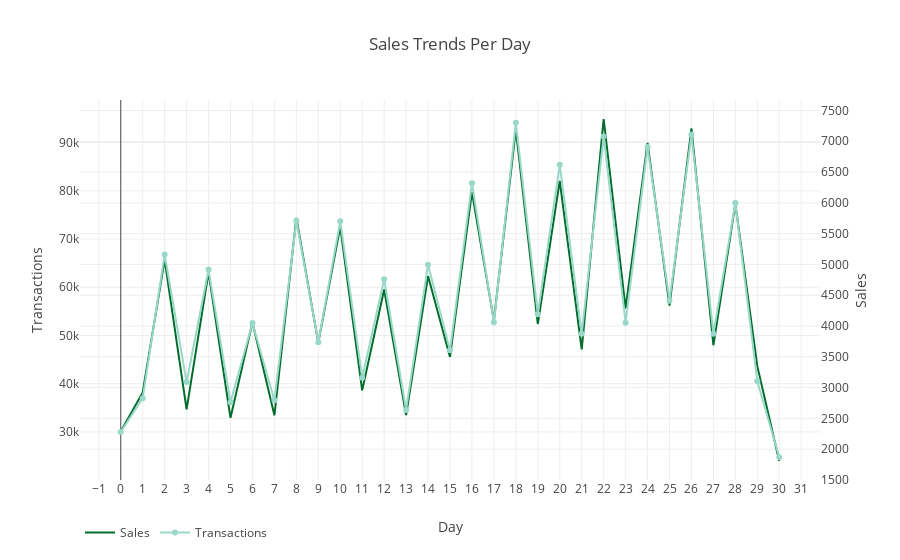

The notebook cell this image was saved under:
### Code cell
trace_1 = go.Scatter(x=daily_customers.index, 
                     y=daily_customers.amount, 
                     name='Sales', 
                     mode='lines',
                    marker=dict(
                    color=bupu[7]))

trace_2 = go.Scatter(x=daily_customers.index, 
                     y=daily_customers.day, 
                     name='Transactions', 
                     mode='lines+markers',
                    marker=dict(
                    color=bupu[3]), yaxis="y3")

layout = go.Layout(title="Sales Trends Per Day", 
                        barmode='overlay', 
                        legend_orientation="h",
                        xaxis = dict(ticks='', nticks=60, 
                                    title=go.layout.xaxis.Title(
                                    text='Day')),
                        yaxis = dict(title=go.layout.yaxis.Title(
                                    text='Transactions')), 
                        yaxis3=dict(title="Sales", anchor="x", nticks=15,
                            overlaying="y",side="right", automargin=True, position=0.10))


fig = go.Figure(data=[trace_1,trace_2], layout=layout)

plotly.offline.iplot(fig)

### Figure 1 — Plotly figure (JSON) as saved in the notebook; plotly's stock layout.template omitted (floating-point values rounded to 4 significant figures)
{"data": [{"marker": {"color": "rgb(0,109,44)"}, "mode": "lines", "name": "Sales", "type": "scatter", "uid": "d07d47ac-c38e-4f8f-a645-b67ed50b9127", "x": [0, 1, 2, 3, 4, 5, 6, 7, 8, 9, 10, 11, 12, 13, 14, 15, 16, 17, 18, 19, 20, 21, 22, 23, 24, 25, 26, 27, 28, 29, 30], "y": [30090.0, 38190.0, 65680.0, 34670.0, 63100.0, 32930.0, 52720.0, 33440.0, 74370.0, 48530.0, 72520.0, 38630.0, 59530.0, 33490.0, 62330.0, 45560.0, 79730.0, 53090.0, 92760.0, 52380.0, 82050.0, 47120.0, 94900.0, 55600.0, 89960.0, 56200.0, 92960.0, 47980.0, 77330.0, 43640.0, 23970.0]}, {"marker": {"color": "rgb(153,216,201)"}, "mode": "lines+markers", "name": "Transactions", "type": "scatter", "uid": "4c9e8a13-3eb7-447f-b242-e3e168efd73f", "x": [0, 1, 2, 3, 4, 5, 6, 7, 8, 9, 10, 11, 12, 13, 14, 15, 16, 17, 18, 19, 20, 21, 22, 23, 24, 25, 26, 27, 28, 29, 30], "y": [2280, 2829, 5161, 3090, 4918, 2762, 4048, 2793, 5709, 3737, 5702, 3161, 4760, 2637, 4996, 3606, 6319, 4061, 7301, 4193, 6617, 3873, 7076, 4054, 6906, 4411, 7110, 3876, 5996, 3102, 1869], "yaxis": "y3"}], "layout": {"barmode": "overlay", "legend": {"orientation": "h"}, "title": {"text": "Sales Trends Per Day"}, "xaxis": {"nticks": 60, "ticks": "", "title": {"text": "Day"}}, "yaxis": {"title": {"text": "Transactions"}}, "yaxis3": {"anchor": "x", "automargin": true, "nticks": 15, "overlaying": "y", "position": 0.1, "side": "right", "title": {"text": "Sales"}}}}
